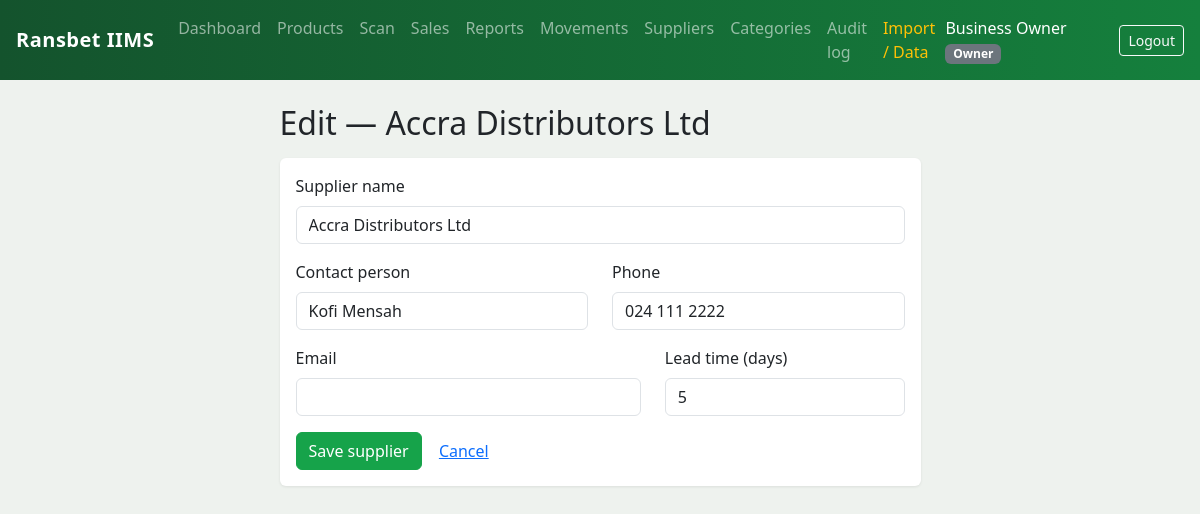
The page /suppliers/1/edit (signed in) on the database its author committed.
### app/models.py (models this page shows, shortened)
class User(UserMixin, db.Model):
    __tablename__ = "users"
    id = db.Column(db.Integer, primary_key=True)
    name = db.Column(db.String(120), nullable=False)
    email = db.Column(db.String(120), unique=True, nullable=False, index=True)
    password_hash = db.Column(db.String(255), nullable=False)
    role = db.Column(db.String(20), nullable=False, default=ROLE_STAFF)
    created_at = db.Column(db.DateTime, default=datetime.utcnow)

class Supplier(db.Model):
    __tablename__ = "suppliers"
    id = db.Column(db.Integer, primary_key=True)
    name = db.Column(db.String(120), nullable=False)
    contact_person = db.Column(db.String(120))
    phone = db.Column(db.String(40))
    email = db.Column(db.String(120))
    lead_time_days = db.Column(db.Integer, default=7)  # days to deliver a restock
    created_at = db.Column(db.DateTime, default=datetime.utcnow)
    products = db.relationship("Product", backref="supplier", lazy=True)

### app/inventory.py (the view, shortened to what this page needs)
@inventory_bp.route("/suppliers/<int:sid>/edit", methods=["GET", "POST"])
@role_required(*CAN_MANAGE)
def supplier_edit(sid):
    s = Supplier.query.get_or_404(sid)
    form = SupplierForm(obj=s)
    return render_template("inventory/supplier_form.html", form=form, title=f"Edit — {s.name}")

### app/inventory.py
class SupplierForm(FlaskForm):
    name = StringField("Supplier name", validators=[DataRequired(), Length(max=120)])
    contact_person = StringField("Contact person", validators=[Optional(), Length(max=120)])
    phone = StringField("Phone", validators=[Optional(), Length(max=40)])
    email = StringField("Email", validators=[Optional(), Email(), Length(max=120)])
    lead_time_days = IntegerField("Lead time (days)", default=7,
                                  validators=[Optional(), NumberRange(min=0)])
    submit = SubmitField("Save supplier")

### app/models.py (called while the page is built)
@login_manager.user_loader
def load_user(user_id):
    return db.session.get(User, int(user_id))

### app/templates/inventory/supplier_form.html (shortened to what this page needs)
{% extends "base.html" %}
{% block content %}
<div class="row justify-content-center">
  <div class="col-md-7">
    <h2 class="mb-3">{{ title }}</h2>
    <div class="card"><div class="card-body">
      <form method="post" novalidate>
        <div class="mb-3">
          {{ form.name.label(class="form-label") }}
          {{ form.name(class="form-control") }}
        </div>
        <div class="row">
          <div class="col-md-6 mb-3">
            {{ form.contact_person.label(class="form-label") }}
            {{ form.contact_person(class="form-control") }}
          </div>
          <div class="col-md-6 mb-3">
            {{ form.phone.label(class="form-label") }}
            {{ form.phone(class="form-control") }}
          </div>
        </div>
        <div class="row">
          <div class="col-md-7 mb-3">
            {{ form.email.label(class="form-label") }}
            {{ form.email(class="form-control") }}
          </div>
          <div class="col-md-5 mb-3">
            {{ form.lead_time_days.label(class="form-label") }}
            {{ form.lead_time_days(class="form-control") }}
          </div>
        </div>
        {{ form.submit(class="btn btn-primary") }}
        <a class="btn btn-link" href="{{ url_for('inventory.suppliers') }}">Cancel</a>
      </form>
    </div></div>
  </div>
</div>
{% endblock %}

### app/templates/base.html (shortened to what this page needs)
<!doctype html>
<html lang="en">
<head>
  <link href="https://cdn.jsdelivr.net/npm/bootstrap@5.3.3/dist/css/bootstrap.min.css" rel="stylesheet">
  <link rel="stylesheet" href="{{ url_for('static', filename='css/style.css') }}">
</head>
<body>
{% if current_user.is_authenticated %}
<nav class="navbar navbar-expand-lg navbar-dark rb-navbar px-3">
  <a class="navbar-brand fw-bold" href="{{ url_for('main.dashboard') }}">Ransbet&nbsp;IIMS</a>
  <div class="collapse navbar-collapse" id="nav">
    <ul class="navbar-nav me-auto">
      <li class="nav-item"><a class="nav-link" href="{{ url_for('main.dashboard') }}">Dashboard</a></li>
      <li class="nav-item"><a class="nav-link" href="{{ url_for('inventory.products') }}">Products</a></li>
      <li class="nav-item"><a class="nav-link" href="{{ url_for('inventory.scan') }}">Scan</a></li>
      <li class="nav-item"><a class="nav-link" href="{{ url_for('inventory.sales') }}">Sales</a></li>
      <li class="nav-item"><a class="nav-link" href="{{ url_for('reports.reports_home') }}">Reports</a></li>
      <li class="nav-item"><a class="nav-link" href="{{ url_for('inventory.movements') }}">Movements</a></li>
      <li class="nav-item"><a class="nav-link" href="{{ url_for('inventory.suppliers') }}">Suppliers</a></li>
      {% if current_user.role in ['manager', 'owner'] %}
        <li class="nav-item"><a class="nav-link" href="{{ url_for('inventory.categories') }}">Categories</a></li>
        <li class="nav-item"><a class="nav-link" href="{{ url_for('inventory.audit') }}">Audit log</a></li>
        <li class="nav-item"><a class="nav-link text-warning" href="{{ url_for('data.data_home') }}">Import / Data</a></li>
      {% endif %}
    </ul>
    <div class="d-flex align-items-center text-white">
      <span class="me-3">{{ current_user.name }}
        <span class="badge bg-secondary text-capitalize">{{ current_user.role }}</span>
      </span>
      <a class="btn btn-outline-light btn-sm" href="{{ url_for('auth.logout') }}">Logout</a>
    </div>
  </div>
</nav>
{% endif %}
<div class="container py-4">
  {% block content %}{% endblock %}
</div>
</body>
</html>

### app/static/css/style.css (style rules this page uses)
body { background-color: #eef2ee; }
.navbar-brand { letter-spacing: 0.5px; }
.rb-navbar { background: linear-gradient(90deg, #14532d, #15803d) !important; }
.card { border: none; box-shadow: 0 1px 3px rgba(0, 0, 0, 0.08); }
.btn-primary { --bs-btn-bg: #16a34a; --bs-btn-border-color: #16a34a; --bs-btn-hover-bg: #15803d; --bs-btn-hover-border-color: #15803d; --bs-btn-active-bg: #14532d; --bs-btn-active-border-color: #14532d; }
a { color: #15803d; }

### rows shown on the page
User: name "Business Owner", role "Owner"
Supplier: name "Accra Distributors Ltd", contact_person "Kofi Mensah", phone "024 111 2222", lead_time_days "5"

### other values the page prints
{{ title }} "Edit — Accra Distributors Ltd"
